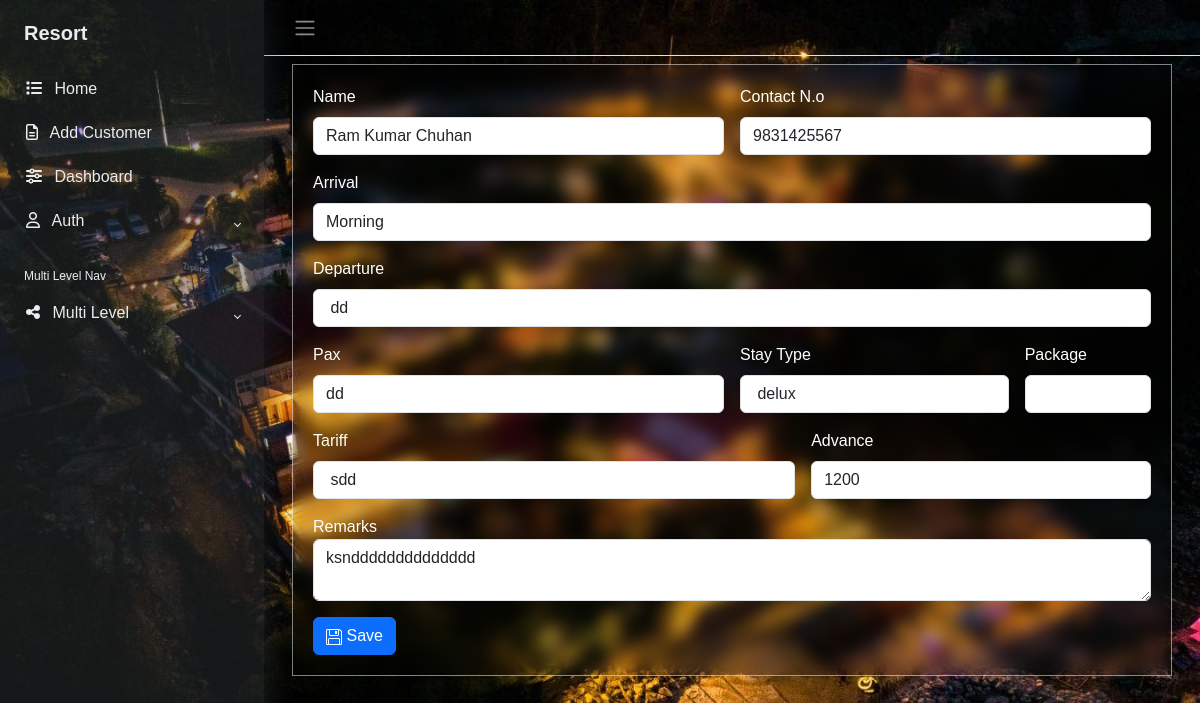
The app's page /update/5, older data.
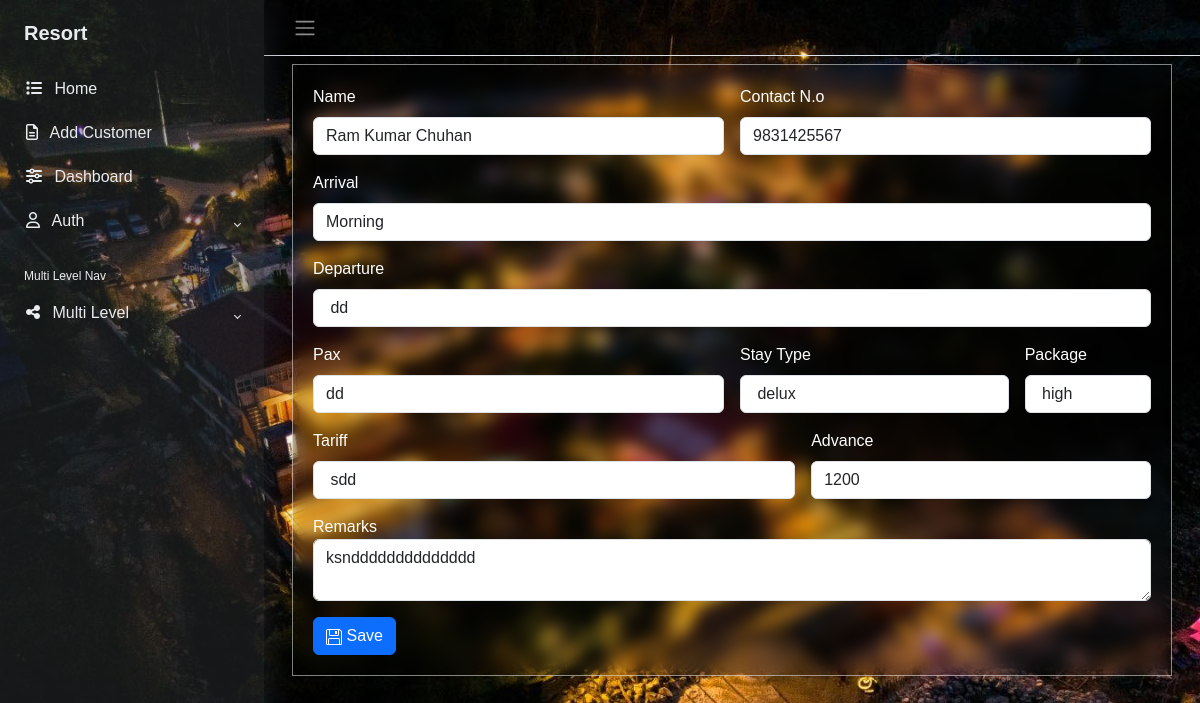
The same page, newer data.
### app/models.py (models this page shows, shortened)
class CustomerModel(models.Model):
    name=models.CharField(max_length=100,default=' ')
    contact=PhoneNumberField(region='NP')
    arrivals=models.CharField(max_length=200,default=" ")
    departure=models.CharField(max_length=100,default=' ')
    pax=models.CharField(max_length=100,default=' ')
    stay_type=models.CharField(max_length=100,default=' ')
    package=models.CharField(max_length=200,default=' ')
    tariff=models.CharField(max_length=100,default=' ')
    advance=models.IntegerField(default=0)
    remarks=models.TextField()

### app/views.py (the view, shortened to what this page needs)
# urls.py: path('update/<int:id>',views.update,name='update'),
def update(request,id):
    data=get_object_or_404(CustomerModel, id=id)
    return render(request,'update.html',{'data':data})

### app/templates/update.html (shortened to what the changed rows need)
{% include "header.html" %}
        <div class="main">
            <main class="content px-3 py-2">
                <div class="container-fluid">
                    <div class="mb-3">
                        <div class="login-wrapper">
                            <form class="row g-3" method='POST'>
                                <div class="col-md-6">
                                    <label for="inputEmail4" class="form-label">Name</label>
                                    <input type="text" style="background-color:white;" class="form-control" id="inputEmail4" name="name" value="{{data.name}}">
                                </div>
                                <div class="col-md-6">
                                    <label for="inputPassword4" class="form-label">Contact N.o</label>
                                    <input type="text" style="background-color:white;" class="form-control" id="inputPassword4" name='contact' value="{{data.contact}}">
                                </div>
                                <div class="col-12">
                                    <label for="inputAddress" class="form-label">Arrival</label>
                                    <input type="text" style="background-color:white;" class="form-control" id="inputAddress" name="arrival" value="{{data.arrivals}}"
                                        >
                                </div>
                                <div class="col-12">
                                    <label for="inputAddress2" class="form-label">Departure</label>
                                    <input type="text" style="background-color:white;" class="form-control" id="inputAddress2" name='departure' value="{{data.departure}}"
                                        >
                                </div>
                                <div class="col-md-6">
                                    <label for="inputCity" class="form-label">Pax</label>
                                    <input type="text" style="background-color:white;" class="form-control" id="inputCity" name='pax' value="{{data.pax}}">
                                </div>
                                <div class="col-md-4">
                                    <label for="inputState" class="form-label">Stay Type</label>
                                    <input type="text" style="background-color:white;" class="form-control" name='stay_type' value="{{data.stay_type}}">
                                </div>
                                <div class="col-md-2">
                                    <label for="inputZip" class="form-label">Package</label>
                                    <input type="text" style="background-color:white;" class="form-control" id="inputZip" name='package' value="{{data.package}}">
                                </div>
                                <div class="col-md-7">
                                    <label for="inputCity" class="form-label">Tariff</label>
                                    <input type="text" style="background-color:white;" class="form-control" id="inputCity" name='tariff' value="{{data.tariff}}">
                                </div>
                                <div class="col-md-5">
                                    <label for="inputZip" class="form-label">Advance</label>
                                    <input type="number" style="background-color:white;" class="form-control" id="inputZip" name='advance' value="{{data.advance}}">
                                </div>
                                <div class="col-md-12">
                                        <label for="floatingTextarea">Remarks</label>
                                        <textarea class="form-control"
                                            id="floatingTextarea"  name='remarks' >{{data.remarks}}</textarea>
                                </div>
                            </form>
                        </div>
                    </div>
            </main>
        </div>
    </div>
{% include "footer.html" %}

Row changes from the older to the newer data that the page shows:
changed CustomerModel "Ram Kumar Chuhan": package (not shown) → "high"
